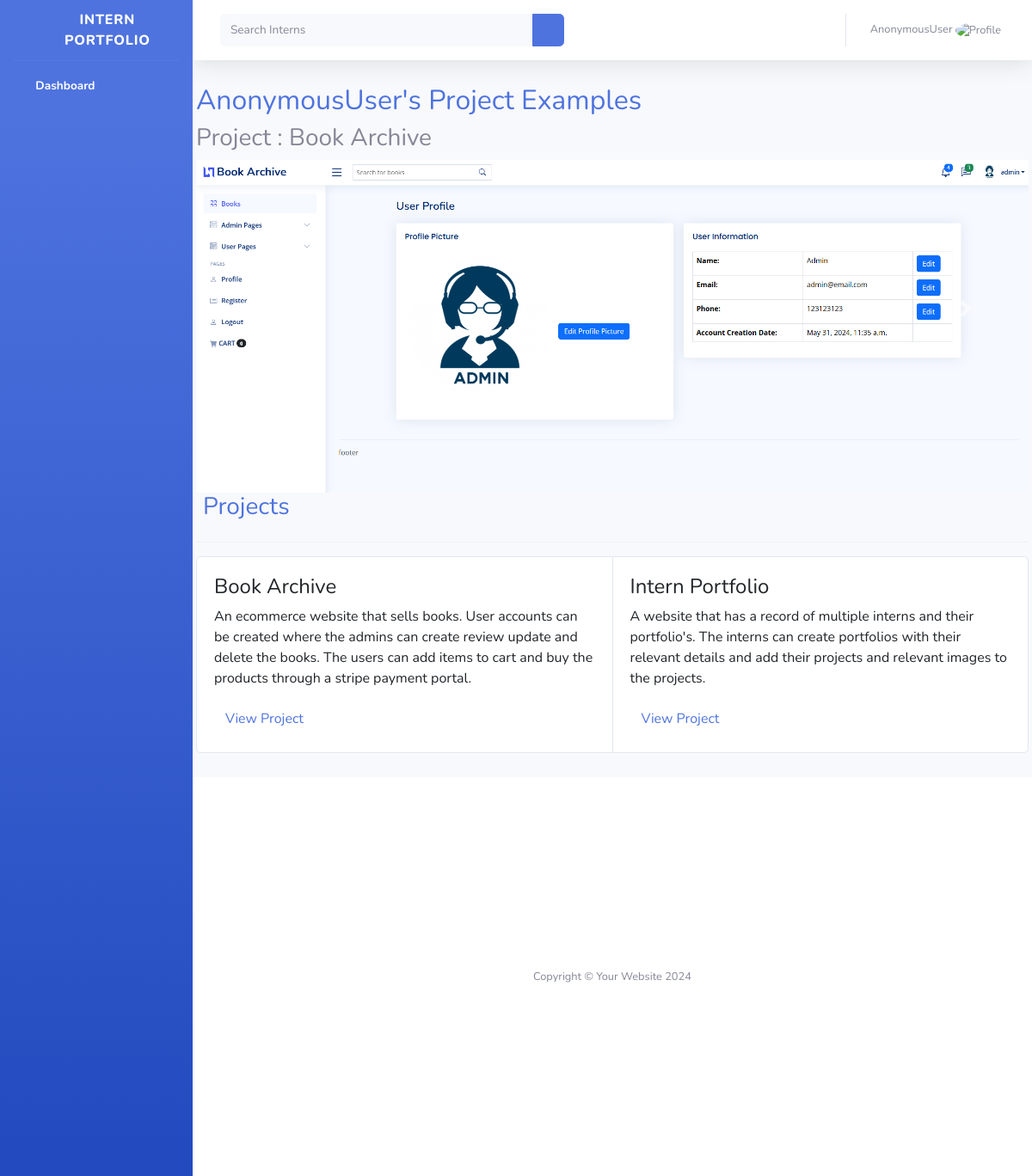
/projects/, run on the app's committed database.
### profiles/models.py (models this page shows, shortened)
class ProjectImage(models.Model):
    project = models.ForeignKey(Project, related_name='images', on_delete=models.CASCADE)
    name = models.CharField(max_length=200, blank=True)
    image = models.ImageField(upload_to='project_images/')

class Project(models.Model):
    user_profile = models.ForeignKey(UserProfile, on_delete=models.CASCADE)
    portfolio = models.ForeignKey(Portfolio, on_delete=models.CASCADE)
    title = models.CharField(max_length=200)
    description = models.TextField()
    image = models.ImageField(upload_to='intern_images/', blank=True, null=True)
    link = models.URLField(blank=True)
    created_at = models.DateTimeField(auto_now_add=True)

### profiles/views.py (the view)
# urls.py: path('projects/', project_view, name='project_view'),
def project_view(request):
    project_images = ProjectImage.objects.all()
    projects = Project.objects.all()
    context = {
        'project_images': project_images,
        'projects': projects,
        }
    return render(request, 'project.html', context)

### profiles/context_processor.py (called while the page is built)
def is_admin(request):
    is_admin = False
    if request.user.is_authenticated and request.user.groups.filter(name='Admin').exists():
        is_admin = True
    return {'is_admin':is_admin}

def is_intern(request):
    is_intern = False
    if request.user.is_authenticated and request.user.groups.filter(name='Intern').exists():
        is_intern = True
    return {'is_intern':is_intern}

### templates/project.html (shortened to what this page needs)
{% extends 'base.html' %}
{% block content %}
<div class="container p-1">
  <h2 class="text-primary">{{ request.user }}'s Project Examples</h2>
  <div id="carouselExampleAutoplaying" class="carousel slide" data-bs-interval="3000">
    <div class="carousel-inner">
      {% for image in project_images %}
      <div class="carousel-item {% if forloop.first %}active{% endif %}">
        <h3>Project : {{ image.project.title }}</h3>
        <img src="{{ image.image.url }}" class="d-block w-100" alt="{{ image.name }}">
      </div>
      {% endfor %}
    </div>
    <button class="carousel-control-prev" type="button" data-bs-target="#carouselExampleAutoplaying" data-bs-slide="prev">
      <span class="carousel-control-prev-icon" aria-hidden="true"></span>
    </button>
    <button class="carousel-control-next" type="button" data-bs-target="#carouselExampleAutoplaying" data-bs-slide="next">
      <span class="carousel-control-next-icon" aria-hidden="true"></span>
    </button>
  </div>
<h3 class="text-primary px-2">Projects</h3>
    <hr>
        <div class="card-group">
            {% for project in projects %}
            <div class="card">
                <div class="card-body">
                    <h4>{{ project.title }}</h4>
                    <p>{{ project.description }}</p>
                    <a class="btn btn-link" href="{% url 'project_detail' project.id %}">View Project</a>
                </div>
            </div>
            {% endfor %}
        </div>
    <br>
  </div>
{% endblock %}

### templates/base.html (style rules this page uses)
.container { display: flex; flex-direction: column; min-height: 50vh; }

### data on the page
ProjectImage: project "Book Archive", image (picture)
Project: title "Book Archive", description "An ecommerce website that sells books. User accounts can be created where the admins can create review update and delete the books. The users can add items to cart and buy the products through a stripe payment portal."
Project: title "Intern Portfolio", description "A website that has a record of multiple interns and their portfolio's. The interns can create portfolios with their relevant details and add their projects and relevant images to the projects."

### other printed values
{{ request.user }} "AnonymousUser"
